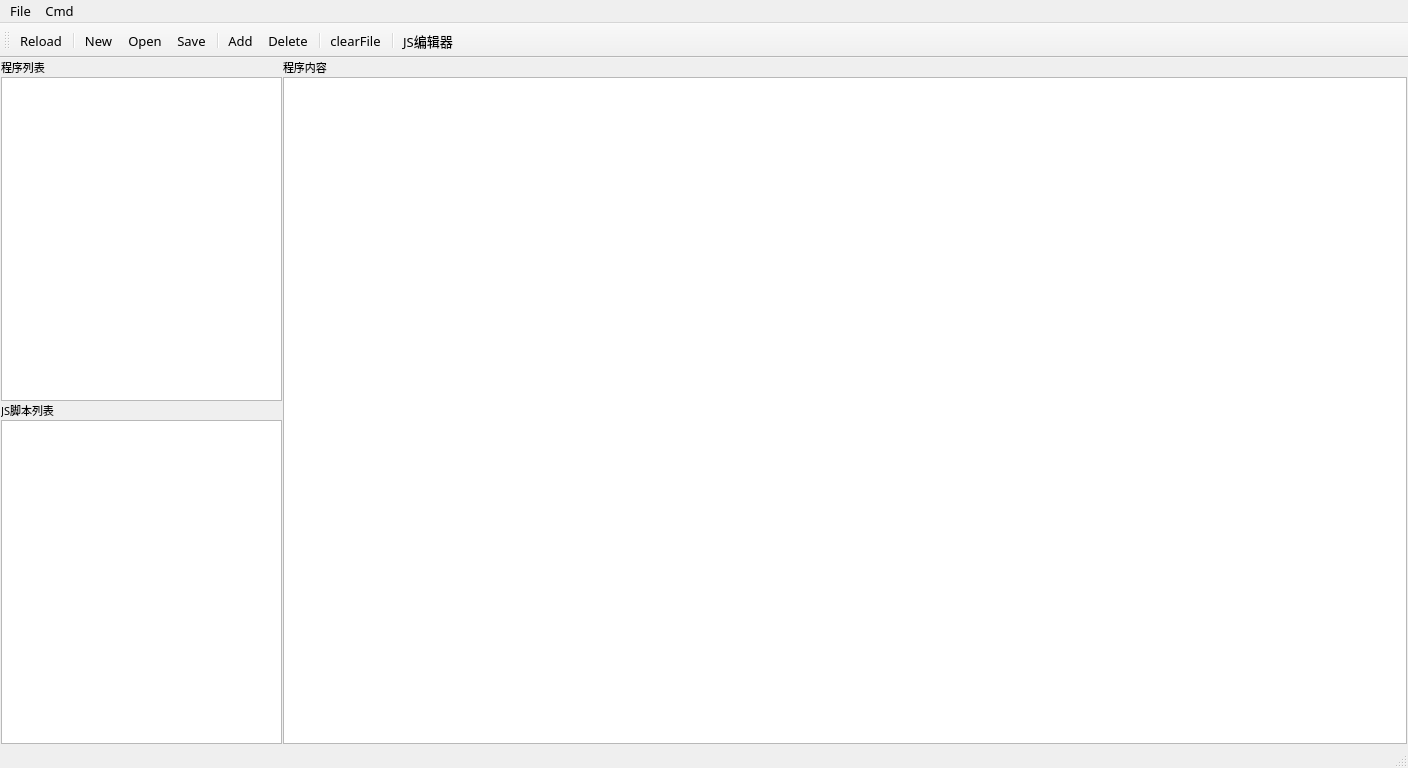
<?xml version="1.0" encoding="UTF-8"?>
<ui version="4.0">
 <class>Auto_Win</class>
 <widget class="QMainWindow" name="Auto_Win">
  <property name="geometry">
   <rect>
    <x>0</x>
    <y>0</y>
    <width>1408</width>
    <height>768</height>
   </rect>
  </property>
  <property name="font">
   <font>
    <family>Segoe UI Semibold</family>
    <pointsize>10</pointsize>
    <weight>50</weight>
    <italic>false</italic>
    <bold>false</bold>
   </font>
  </property>
  <property name="windowTitle">
   <string>MainWindow</string>
  </property>
  <widget class="QWidget" name="centralwidget">
   <property name="font">
    <font>
     <family>微软雅黑</family>
     <pointsize>8</pointsize>
    </font>
   </property>
   <layout class="QGridLayout" name="gridLayout">
    <property name="leftMargin">
     <number>1</number>
    </property>
    <property name="topMargin">
     <number>1</number>
    </property>
    <property name="rightMargin">
     <number>1</number>
    </property>
    <property name="bottomMargin">
     <number>1</number>
    </property>
    <property name="spacing">
     <number>1</number>
    </property>
    <item row="0" column="0">
     <layout class="QHBoxLayout" name="horizontalLayout" stretch="1,4">
      <property name="spacing">
       <number>1</number>
      </property>
      <item>
       <layout class="QVBoxLayout" name="verticalLayout">
        <property name="spacing">
         <number>1</number>
        </property>
        <item>
         <widget class="QLabel" name="label_5">
          <property name="font">
           <font>
            <family>微软雅黑</family>
            <pointsize>8</pointsize>
           </font>
          </property>
          <property name="text">
           <string>程序列表</string>
          </property>
         </widget>
        </item>
        <item>
         <widget class="QListView" name="fileList">
          <property name="font">
           <font>
            <family>微软雅黑</family>
            <pointsize>8</pointsize>
           </font>
          </property>
          <property name="styleSheet">
           <string notr="true"/>
          </property>
          <property name="editTriggers">
           <set>QAbstractItemView::NoEditTriggers</set>
          </property>
          <property name="viewMode">
           <enum>QListView::ListMode</enum>
          </property>
         </widget>
        </item>
        <item>
         <widget class="QLabel" name="label_6">
          <property name="font">
           <font>
            <family>微软雅黑</family>
            <pointsize>8</pointsize>
           </font>
          </property>
          <property name="text">
           <string>JS脚本列表</string>
          </property>
         </widget>
        </item>
        <item>
         <widget class="QListView" name="jsScriptList">
          <property name="font">
           <font>
            <family>微软雅黑</family>
            <pointsize>8</pointsize>
           </font>
          </property>
          <property name="styleSheet">
           <string notr="true"/>
          </property>
          <property name="editTriggers">
           <set>QAbstractItemView::NoEditTriggers</set>
          </property>
          <property name="viewMode">
           <enum>QListView::ListMode</enum>
          </property>
         </widget>
        </item>
       </layout>
      </item>
      <item>
       <layout class="QVBoxLayout" name="verticalLayout_2">
        <property name="spacing">
         <number>1</number>
        </property>
        <item>
         <widget class="QLabel" name="label_8">
          <property name="font">
           <font>
            <family>微软雅黑</family>
            <pointsize>8</pointsize>
           </font>
          </property>
          <property name="text">
           <string>程序内容</string>
          </property>
         </widget>
        </item>
        <item>
         <widget class="QTableView" name="fileTable">
          <property name="font">
           <font>
            <family>微软雅黑</family>
            <pointsize>8</pointsize>
           </font>
          </property>
         </widget>
        </item>
       </layout>
      </item>
     </layout>
    </item>
   </layout>
  </widget>
  <widget class="QMenuBar" name="menubar">
   <property name="geometry">
    <rect>
     <x>0</x>
     <y>0</y>
     <width>1408</width>
     <height>22</height>
    </rect>
   </property>
   <widget class="QMenu" name="menuFile">
    <property name="title">
     <string>File</string>
    </property>
    <addaction name="actionReload"/>
    <addaction name="separator"/>
    <addaction name="actionNew"/>
    <addaction name="actionOpen"/>
    <addaction name="actionSave"/>
   </widget>
   <widget class="QMenu" name="menuCmd">
    <property name="title">
     <string>Cmd</string>
    </property>
    <addaction name="actioncmdEdit"/>
    <addaction name="separator"/>
    <addaction name="actionNotePad"/>
   </widget>
   <addaction name="menuFile"/>
   <addaction name="menuCmd"/>
  </widget>
  <widget class="QStatusBar" name="statusbar"/>
  <widget class="QToolBar" name="toolBar">
   <property name="windowTitle">
    <string>toolBar</string>
   </property>
   <attribute name="toolBarArea">
    <enum>TopToolBarArea</enum>
   </attribute>
   <attribute name="toolBarBreak">
    <bool>false</bool>
   </attribute>
   <addaction name="actionReload"/>
   <addaction name="separator"/>
   <addaction name="actionNew"/>
   <addaction name="actionOpen"/>
   <addaction name="actionSave"/>
   <addaction name="separator"/>
   <addaction name="actionAdd"/>
   <addaction name="actionDelete"/>
   <addaction name="separator"/>
   <addaction name="actionclearFile"/>
   <addaction name="separator"/>
   <addaction name="actionNotePad"/>
  </widget>
  <action name="actionReload">
   <property name="icon">
    <iconset resource="../icon.qrc">
     <normaloff>:/icon/icon/reset.png</normaloff>:/icon/icon/reset.png</iconset>
   </property>
   <property name="text">
    <string>Reload</string>
   </property>
  </action>
  <action name="actionNew">
   <property name="icon">
    <iconset resource="../icon.qrc">
     <normaloff>:/icon/icon/new.png</normaloff>:/icon/icon/new.png</iconset>
   </property>
   <property name="text">
    <string>New</string>
   </property>
  </action>
  <action name="actionSave">
   <property name="icon">
    <iconset resource="../icon.qrc">
     <normaloff>:/icon/icon/save_xml.png</normaloff>:/icon/icon/save_xml.png</iconset>
   </property>
   <property name="text">
    <string>Save</string>
   </property>
  </action>
  <action name="actionAdd">
   <property name="icon">
    <iconset resource="../icon.qrc">
     <normaloff>:/icon/icon/add_2nd.png</normaloff>:/icon/icon/add_2nd.png</iconset>
   </property>
   <property name="text">
    <string>Add</string>
   </property>
  </action>
  <action name="actionDelete">
   <property name="icon">
    <iconset resource="../icon.qrc">
     <normaloff>:/icon/icon/delete.png</normaloff>:/icon/icon/delete.png</iconset>
   </property>
   <property name="text">
    <string>Delete</string>
   </property>
  </action>
  <action name="actionclearFile">
   <property name="icon">
    <iconset resource="../icon.qrc">
     <normaloff>:/icon/icon/clear_arg.png</normaloff>:/icon/icon/clear_arg.png</iconset>
   </property>
   <property name="text">
    <string>clearFile</string>
   </property>
  </action>
  <action name="actionTestRun">
   <property name="icon">
    <iconset resource="../icon.qrc">
     <normaloff>:/icon/icon/run.png</normaloff>:/icon/icon/run.png</iconset>
   </property>
   <property name="text">
    <string>TestRun</string>
   </property>
  </action>
  <action name="actionTestStop">
   <property name="icon">
    <iconset resource="../icon.qrc">
     <normaloff>:/icon/icon/stop.png</normaloff>:/icon/icon/stop.png</iconset>
   </property>
   <property name="text">
    <string>TestStop</string>
   </property>
  </action>
  <action name="actionLog">
   <property name="icon">
    <iconset resource="../icon.qrc">
     <normaloff>:/icon/icon/comment.png</normaloff>:/icon/icon/comment.png</iconset>
   </property>
   <property name="text">
    <string>Log</string>
   </property>
  </action>
  <action name="actionTestPause">
   <property name="icon">
    <iconset resource="../icon.qrc">
     <normaloff>:/icon/icon/pause.png</normaloff>:/icon/icon/pause.png</iconset>
   </property>
   <property name="text">
    <string>TestPause</string>
   </property>
  </action>
  <action name="actionOpen">
   <property name="icon">
    <iconset resource="../icon.qrc">
     <normaloff>:/icon/icon/open.png</normaloff>:/icon/icon/open.png</iconset>
   </property>
   <property name="text">
    <string>Open</string>
   </property>
  </action>
  <action name="actioncmdEdit">
   <property name="icon">
    <iconset resource="../icon.qrc">
     <normaloff>:/icon/icon/cmd.png</normaloff>:/icon/icon/cmd.png</iconset>
   </property>
   <property name="text">
    <string>命令</string>
   </property>
  </action>
  <action name="actionNotePad">
   <property name="icon">
    <iconset resource="../icon.qrc">
     <normaloff>:/icon/icon/R-C.png</normaloff>:/icon/icon/R-C.png</iconset>
   </property>
   <property name="text">
    <string>JS编辑器</string>
   </property>
  </action>
 </widget>
 <resources>
  <include location="../icon.qrc"/>
 </resources>
 <connections/>
</ui>
